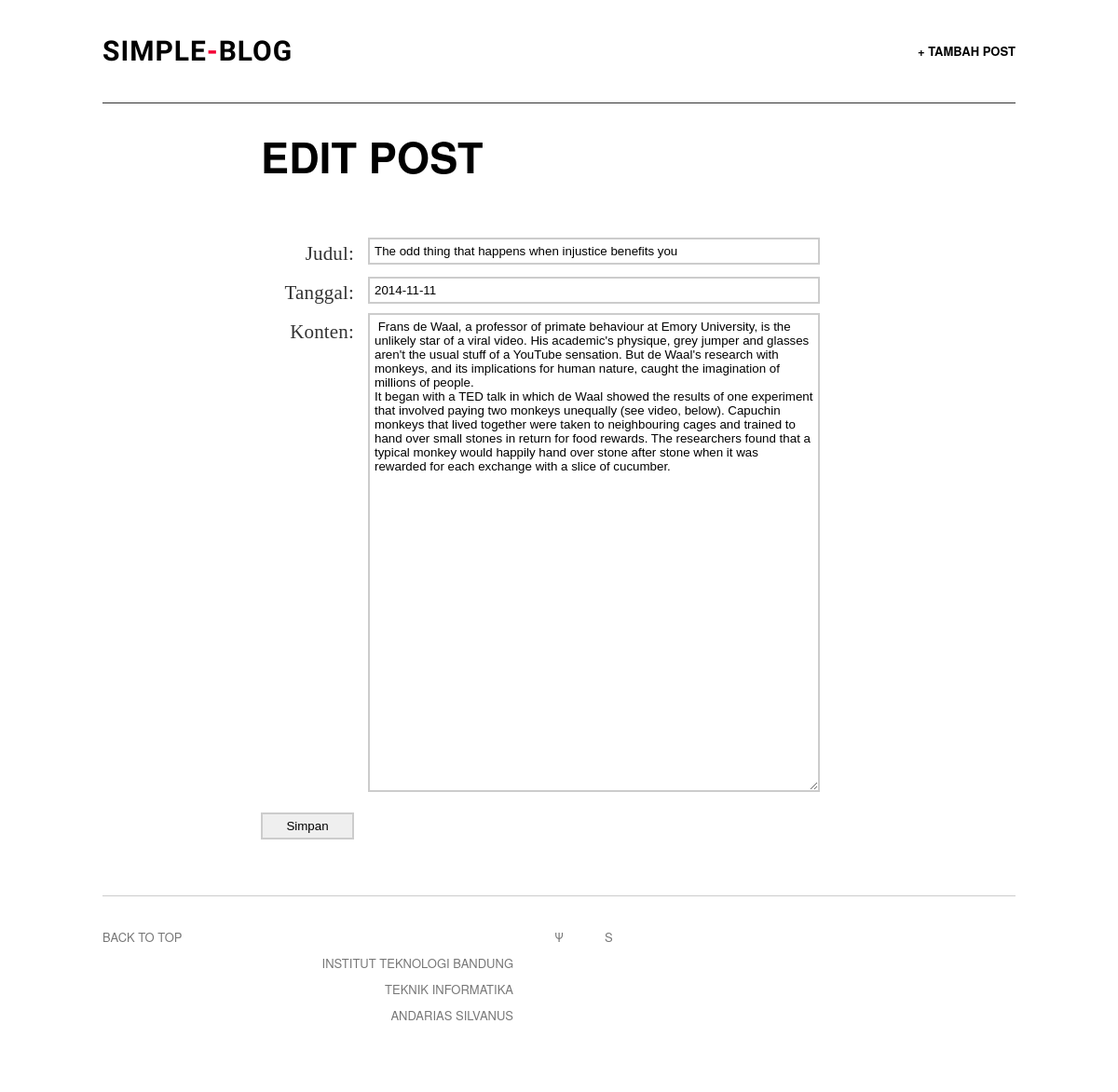
/edit_post.php?id=2, run on the app's committed database.
### tables this page shows
CREATE TABLE `post` (
  `id` int(250) NOT NULL,
  `judul` varchar(100) NOT NULL,
  `konten` varchar(1000) NOT NULL,
  `tanggal` date NOT NULL
);

### edit_post.php (the view, shortened to what this page needs)
<!DOCTYPE html>
<html>
<head>
<link rel="stylesheet" type="text/css" href="assets/css/screen.css" />
</head>
<?php
    $id_post = $_GET['id'];
    $query = mysql_query("SELECT * FROM post WHERE id = '$id_post'") or die(mysql_error());
    $row = mysql_fetch_assoc($query);
    $id_post = $row['id'];
    $judul = $row['judul'];
    $tanggal = $row['tanggal'];
    $konten = $row['konten'];
?>
<body class="default">
<div class="wrapper">
<nav class="nav">
    <a style="border:none;" id="logo" href="index.php"><h1>Simple<span>-</span>Blog</h1></a>
    <ul class="nav-primary">
        <li><a href="new_post.php">+ Tambah Post</a></li>
    </ul>
</nav>
<article class="art simple post">
    <h2 class="art-title" style="margin-bottom:40px">-</h2>
    <div class="art-body">
        <div class="art-body-inner">
            <h2>Edit Post</h2>
            <div id="contact-area">
                <form method="POST" action="saveeditpost.php?id=<?php echo $id_post ?>" onsubmit="return ValidateForm(this)">
                    <label for="Judul">Judul:</label>
                    <input type="text" name="Judul" id="Judul" value="<?php echo $judul ?>">
                    <label for="Tanggal">Tanggal:</label>
                    <input type="text" name="Tanggal" id="Tanggal" value="<?php echo $tanggal ?>">
                    <label for="Konten">Konten:</label><br>
                    <textarea name="Konten" rows="20" cols="20" id="Konten"> <?php echo $konten ?> </textarea>
                    <input type="submit" name="submit" value="Simpan" class="submit-button">
                </form>
            </div>
        </div>
    </div>
</article>
<footer class="footer">
    <div class="back-to-top"><a href="">Back to top</a></div>
    <div class="psi">&Psi;</div>
s    <aside class="offsite-links">
        Institut Teknologi Bandung<br>
        Teknik Informatika<br>
        <a href="https://www.facebook.com/andarias.silvanus">Andarias Silvanus</a>
    </aside>
</footer>
</div>
</body>
</html>

### assets/css/screen.css (style rules this page uses)
html, body, div, span, object, iframe, h1, h2, h3, h4, h5, h6, p, blockquote, pre, a, address, cite, code, em, img, small, strong, ol, ul, li, fieldset, form, label, legend, table, caption, tbody, tfoot, thead, tr, th, td, article, aside, canvas, embed, figure, figcaption, footer, header, hgroup, menu, nav, section, summary, time, audio, video { margin: 0; padding: 0; border: 0; font-size: 100%; font: inherit; vertical-align: baseline; }
article, aside, details, figcaption, figure, footer, header, hgroup, menu, time, nav, section { display: block; }
html, body, .wrapper { min-height: 100%; }
html, body { height: 100%; }
.wrapper { min-height: 100%; }
body { overflow-x: hidden; font: 17px/28px ff-meta-serif-web-pro, "Georgia", serif; color: #333; background: #fff; }
h1, h2, h3, h4, h5, h6 { font-family: "proxima-nova", "helvetica neue", "helvetica", sans-serif; font-weight: normal; text-transform: uppercase; font-weight: 700; color: #000; text-rendering: optimizeLegibility; }
h1 { font-size: 50px; padding-bottom: 30px; }
h2 { font-size: 45px; padding-bottom: 25px; }
a { color: #F40034; text-decoration: none; -webkit-transition: color .2s ease-in-out; -moz-transition: color .2s ease-in-out; transition: color .2s ease-in-out; }
.wrapper { max-width: 1500px; margin: 0 auto; background: #fff; }
.nav, .art-header-inner, .footer, .art-list, .abt, .fourohfour { width: 980px; }
.nav, .art-body-inner, .footer, .art-list, .abt, .fourohfour { position: relative; margin: 0 auto; }
.nav { position: absolute; top: 0; left: 50%; height: 70px; padding-top: 40px; margin-left: -490px; border-bottom: 1px solid #333; z-index: 2; }
#logo { float: left; }
.nav-primary { float: right; }
.nav-primary li { display: inline-block; margin-left: 10px; font-weight: 500; }
#logo h1, .nav-primary li, .nav-primary li a { font-family: "proxima-nova", "helvetica neue", "helvetica", sans-serif; font-weight: 700; font-size: 13px; line-height: 30px; color: #000; text-transform: uppercase; }
#logo h1 { height: 30px; margin-left: 0px; letter-spacing: 1px; font-family: 'Questrial', sans-serif; font-size: 30px; }
#logo h1 span { color: #F40034 !important; }
.nav li:first-child { margin-left: 0; }
.art { margin-top: -131px; }
.art-time, .art-title, .art-subtitle { text-align: center; text-transform: uppercase; }
.art-title { font-size: 100px; line-height: .9; letter-spacing: -2px; width: 100%; margin-top: 30px; }
.art-body { position: relative; width: 100%; background: #fff; z-index: 100; -webkit-box-shadow: 0 -3px 3px rgba(0,0,0,.2); -moz-box-shadow: 0 -3px 3px rgba(0,0,0,.2); box-shadow: 0 -3px 3px rgba(0,0,0,.2); }
.art-body-inner { font-family: Georgia,Cambria,"Times New Roman",Times,serif; max-width: 640px; padding: 80px 0 50px; letter-spacing: 0.01rem; font-weight: 400; font-style: normal; font-size: 21px; line-height: 1.5; }
.simple .art-body { background: none; -webkit-box-shadow: none; -moz-box-shadow: none; box-shadow: none; }
.footer { padding: 30px 0 40px; overflow: hidden; border-top: 1px solid #ccc; }
.footer, .footer a { font-family: "proxima-nova", "helvetica neue", "helvetica", sans-serif; font-size: 13px; text-transform: uppercase; color: #777; }
.back-to-top, .footer-nav, .offsite-links { width: 45%; float: left; }
.psi { width:10%; float:left; text-align: center; }
.offsite-links { text-align: right; }
.nav:before, .art-body-inner:before, .footer:before, .art-list:before { content:""; display:table; }
.nav:after, .art-body-inner:after, .footer:after, .art-list:after { clear:both; }
.nav, .art-body-inner, .footer, .art-list { zoom:1; }
.art-list, .nav, .abt, .art-body { -webkit-animation: le-fade .5s 0s 1 ease-out; -moz-animation: le-fade .5s 0s 1 ease-out; }
#contact-area { width: 600px; margin-top: 25px; }
#contact-area input, #contact-area textarea { padding: 5px; width: 471px; font-family: Helvetica, sans-serif; margin: 0px 0px 10px 0px; border: 2px solid #ccc; }
#contact-area textarea { height: 500px; }
#contact-area input.submit-button { width: 100px; }
label { float: left; text-align: right; margin-right: 15px; width: 100px; padding-top: 5px; }

### data on the page
post: Judul "The odd thing that happens when injustice benefits you", Tanggal "2014-11-11", Konten "Frans de Waal, a professor of primate behaviour at Emory University, is the unlikely star of a viral video. His academic's physique, grey jumper and glasses aren't the usual stuff of a YouTube sensation. But de Waal's research with monkeys, and its implications for human nature, caught the imagination of millions of people. It began with a TED talk in which de Waal showed the results of one experiment that involved paying two monkeys unequally (see video, below). Capuchin monkeys that lived together were taken to neighbouring cages and trained to hand over small stones in return for food rewards. The researchers found that a typical monkey would happily hand over stone after stone when it…"
